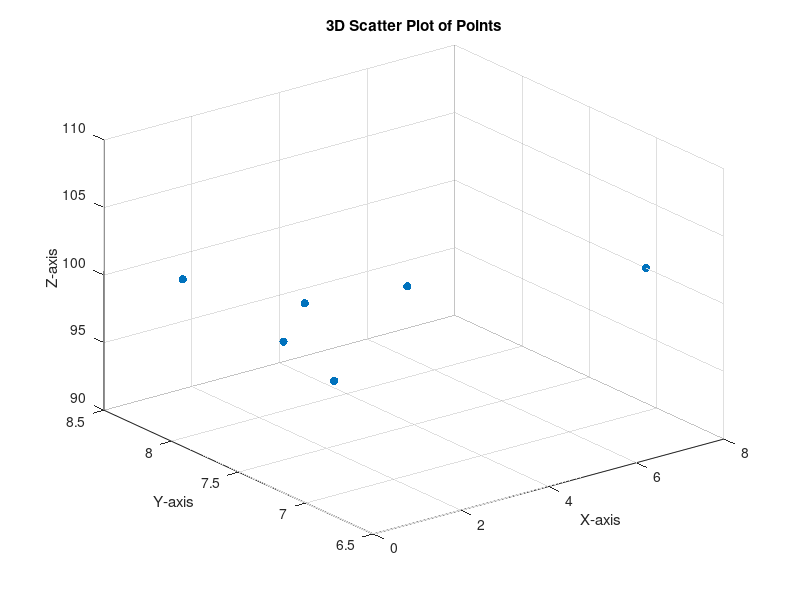

The MATLAB source for this figure:
% Sample data (replace these with your own x, y, and z values)
x = [0, .5, 1, 2, 4, 8];
y = [6.79, 7.33, 8.24, 7.66, 7.55, 7.08];
z = [100, 100, 100, 100, 100, 100];

% Plot the 3D points
scatter3(x, y, z, 'filled');
grid on;
xlabel('X-axis');
ylabel('Y-axis');
zlabel('Z-axis');
title('3D Scatter Plot of Points');
